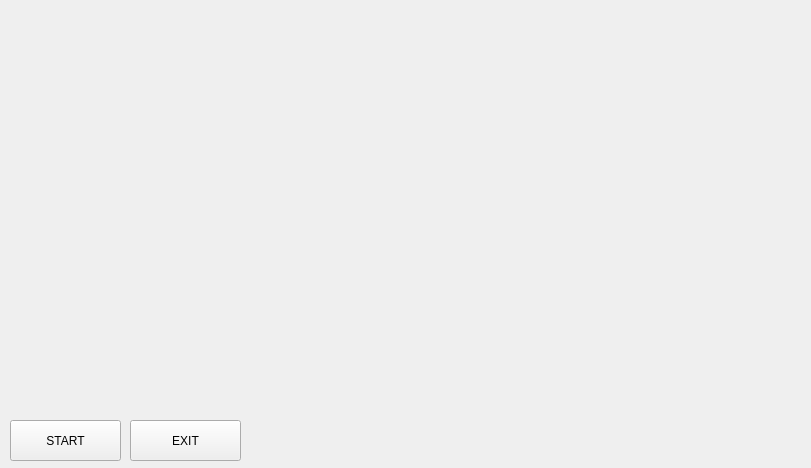
<?xml version="1.0" encoding="UTF-8"?>
<ui version="4.0">
 <class>jarvisUI</class>
 <widget class="QMainWindow" name="jarvisUI">
  <property name="geometry">
   <rect>
    <x>0</x>
    <y>0</y>
    <width>811</width>
    <height>468</height>
   </rect>
  </property>
  <property name="windowTitle">
   <string>MainWindow</string>
  </property>
  <widget class="QWidget" name="centralwidget">
   <widget class="QLabel" name="label">
    <property name="geometry">
     <rect>
      <x>260</x>
      <y>-10</y>
      <width>561</width>
      <height>361</height>
     </rect>
    </property>
    <property name="text">
     <string/>
    </property>
    <property name="pixmap">
     <pixmap>../../Project - Jarvis/Gui Wala/Material/afbsgbnsgngsgnxcfgnsfxgjn.jpg</pixmap>
    </property>
    <property name="scaledContents">
     <bool>true</bool>
    </property>
   </widget>
   <widget class="QLabel" name="label_2">
    <property name="geometry">
     <rect>
      <x>-20</x>
      <y>-30</y>
      <width>841</width>
      <height>511</height>
     </rect>
    </property>
    <property name="text">
     <string/>
    </property>
    <property name="pixmap">
     <pixmap>../../Project - Jarvis/Gui Wala/Material/WEWEE.jpg</pixmap>
    </property>
    <property name="scaledContents">
     <bool>true</bool>
    </property>
   </widget>
   <widget class="QLabel" name="label_3">
    <property name="geometry">
     <rect>
      <x>150</x>
      <y>120</y>
      <width>361</width>
      <height>321</height>
     </rect>
    </property>
    <property name="text">
     <string/>
    </property>
    <property name="pixmap">
     <pixmap>../../Project - Jarvis/Gui Wala/Material/WEWEE.jpg</pixmap>
    </property>
    <property name="scaledContents">
     <bool>true</bool>
    </property>
   </widget>
   <widget class="QLabel" name="label_4">
    <property name="geometry">
     <rect>
      <x>-220</x>
      <y>-140</y>
      <width>661</width>
      <height>491</height>
     </rect>
    </property>
    <property name="text">
     <string/>
    </property>
    <property name="pixmap">
     <pixmap>../../Project - Jarvis/Gui Wala/Material/haehgehwh.gif</pixmap>
    </property>
    <property name="scaledContents">
     <bool>true</bool>
    </property>
   </widget>
   <widget class="QLabel" name="label_5">
    <property name="geometry">
     <rect>
      <x>0</x>
      <y>210</y>
      <width>341</width>
      <height>201</height>
     </rect>
    </property>
    <property name="text">
     <string/>
    </property>
    <property name="pixmap">
     <pixmap>../../Project - Jarvis/Gui Wala/Material/fgqwrgqg.gif</pixmap>
    </property>
    <property name="scaledContents">
     <bool>true</bool>
    </property>
   </widget>
   <widget class="QLabel" name="label_6">
    <property name="geometry">
     <rect>
      <x>230</x>
      <y>10</y>
      <width>351</width>
      <height>201</height>
     </rect>
    </property>
    <property name="text">
     <string/>
    </property>
    <property name="pixmap">
     <pixmap>../../Project - Jarvis/Gui Wala/Material/gui.gif</pixmap>
    </property>
    <property name="scaledContents">
     <bool>true</bool>
    </property>
   </widget>
   <widget class="QLabel" name="label_7">
    <property name="geometry">
     <rect>
      <x>420</x>
      <y>320</y>
      <width>381</width>
      <height>211</height>
     </rect>
    </property>
    <property name="text">
     <string/>
    </property>
    <property name="pixmap">
     <pixmap>../../Project - Jarvis/Gui Wala/Material/initial.gif</pixmap>
    </property>
    <property name="scaledContents">
     <bool>true</bool>
    </property>
   </widget>
   <widget class="QLabel" name="label_8">
    <property name="geometry">
     <rect>
      <x>350</x>
      <y>230</y>
      <width>271</width>
      <height>151</height>
     </rect>
    </property>
    <property name="text">
     <string/>
    </property>
    <property name="pixmap">
     <pixmap>../../Project - Jarvis/Gui Wala/Material/ftg.gif</pixmap>
    </property>
    <property name="scaledContents">
     <bool>true</bool>
    </property>
   </widget>
   <widget class="QPushButton" name="pushButton">
    <property name="geometry">
     <rect>
      <x>10</x>
      <y>420</y>
      <width>111</width>
      <height>41</height>
     </rect>
    </property>
    <property name="styleSheet">
     <string notr="true">font: 11pt &quot;MS Shell Dlg 2&quot;;
font: 12pt &quot;MingLiU_HKSCS-ExtB&quot;;
font: 16pt &quot;MingLiU_HKSCS-ExtB&quot;;
</string>
    </property>
    <property name="text">
     <string>START</string>
    </property>
   </widget>
   <widget class="QPushButton" name="pushButton_2">
    <property name="geometry">
     <rect>
      <x>130</x>
      <y>420</y>
      <width>111</width>
      <height>41</height>
     </rect>
    </property>
    <property name="styleSheet">
     <string notr="true">font: 11pt &quot;MS Shell Dlg 2&quot;;
font: 12pt &quot;MingLiU_HKSCS-ExtB&quot;;
font: 16pt &quot;MingLiU_HKSCS-ExtB&quot;;
</string>
    </property>
    <property name="text">
     <string>EXIT</string>
    </property>
   </widget>
   <zorder>label_2</zorder>
   <zorder>label</zorder>
   <zorder>label_3</zorder>
   <zorder>label_4</zorder>
   <zorder>label_5</zorder>
   <zorder>label_6</zorder>
   <zorder>label_7</zorder>
   <zorder>label_8</zorder>
   <zorder>pushButton</zorder>
   <zorder>pushButton_2</zorder>
  </widget>
 </widget>
 <resources/>
 <connections/>
</ui>
